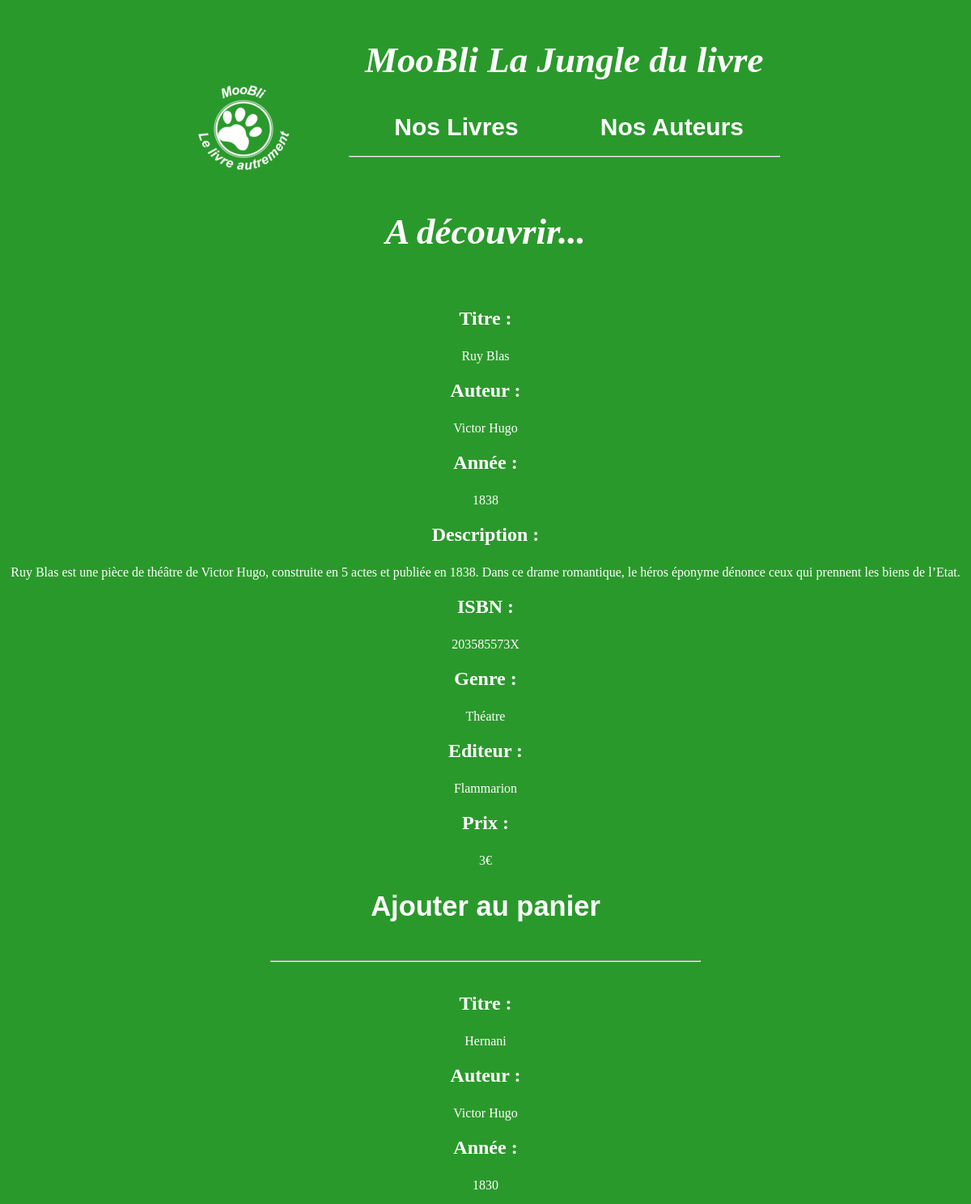
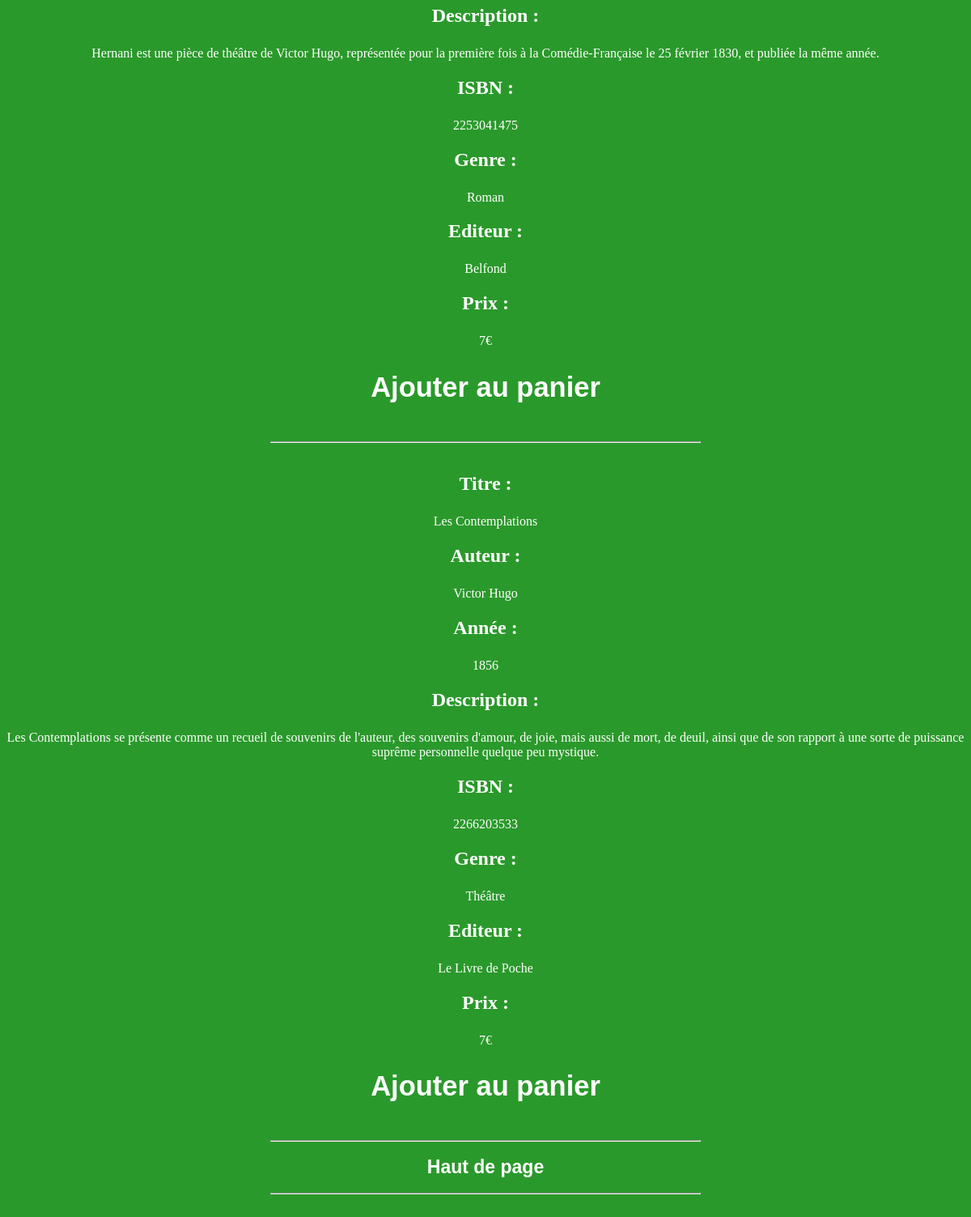
The app's page /detail_livreauteur.php?auteur=Victor Hugo with its own data (2 pictures, top to bottom).
### tables this page shows
CREATE TABLE `Livre` (
  `isbn` varchar(15) NOT NULL,
  `titre` varchar(500) NOT NULL,
  `annee` int(11) DEFAULT NULL,
  `nbpages` int(11) DEFAULT NULL,
  `prix` int(11) NOT NULL,
  `date_parution` date NOT NULL,
  `description` varchar(255) NOT NULL,
  `editeur` varchar(255) NOT NULL,
  `genre` varchar(45) NOT NULL,
  `langue` varchar(45) NOT NULL,
  `auteur` varchar(255) NOT NULL
);

### detail_livreauteur.php (the view, shortened to what this page needs)
<html>
<head>
	<link rel="stylesheet" href="css/css-page.css">
	<?php include ("menu.php") ?>
</head>
<body>
    <center>
	<h1>A découvrir...</h1>
	<br>
</center><center>
              <?php
try{
	$bdd = new PDO('mysql:host=localhost;dbname=kxmo5226_moobli;charset=utf8', 'kxmo5226_maxime', 'Administrateur@7477');
}catch(Exception $e){
        die('Erreur : '.$e->getMessage());
}
$auteur=$_GET["auteur"];
$reponse = $bdd->query('SELECT isbn, titre, auteur, annee, genre, description, prix, editeur FROM Livre where auteur ="'.$auteur.'"');
while ($donnees = $reponse->fetch())
{
echo '<p><h2><center>Titre :</p></h2><center><p style ="color:white">'.$donnees['titre'].'</center><p>';
    echo '<p><h2><center>Auteur :</p></h2><center><p style ="color:white">'.$donnees['auteur'].'</center><p>';
		echo '<p><h2><center>Année :</p></h2><center><p style ="color:white">'.$donnees['annee'].'</center><p>';
	    	echo '<p><h2><center>Description :</p></h2><center><p style ="color:white">'.$donnees['description'].'</center><p>';
		    	echo '<p><h2><center>ISBN :</p></h2><center><p style ="color:white">'.$donnees['isbn'].'</center><p>';
			    	echo '<p><h2><center>Genre :</p></h2><center><p style ="color:white">'.$donnees['genre'].'</center><p>';
			    	    echo '<p><h2><center>Editeur :</p></h2><center><p style ="color:white">'.$donnees['editeur'].'</center><p>';
	                  echo '<p><h2><center>Prix :</p></h2><center><p style ="color:white">'.$donnees['prix'].'€ </center><p>';
	                       echo '<center><a href="panier.php?action=ajout&amp;l='.$donnees['isbn'].'&amp;q=1&amp;p='.$donnees['prix'].'&amp;t='.$donnees['titre'].'&amp;client='.$_GET['client'] .'"><h2 style ="color:white">Ajouter au panier</h2></center></a>';
	                             echo'<div class="bouton-aligne"><HR></div><br>';
}
?>
        <a style ="color:white" href="#">Haut de page</a>
        <br>
<div class="bouton-aligne"><HR></div>
<br></center>
<br>
</body>
</html>

### css/css-page.css (style rules this page uses)
h1 { color: white; font-size: 45px; font-style: oblique; font-weight: 800; }
body { background-color: #2A992B; }
div.bouton-aligne { display:inline-block; width: 45%; margin: 10px 2.5% 10px 2.5%; }
a { font:bold 23px Arial; }
h2 { color: white; }

### css/style-menu.css (style rules this page uses)
a:link { text-decoration:none }
body { background-color: #2A992B; }
div.bouton-aligne { display:inline-block; width:45%; margin:10px 2.5% 10px 2.5%; text-align:center; }
h1 { color: white; font-size: 20spx; font-style: oblique; font-weight: 800; }

### records on screen
livre: titre "Ruy Blas", auteur "Victor Hugo", annee "1838", description "Ruy Blas est une pièce de théâtre de Victor Hugo, construite en 5 actes et publiée en 1838. Dans ce drame romantique, le héros éponyme dénonce ceux qui prennent les biens de l’Etat.", isbn "203585573X", genre "Théatre", editeur "Flammarion", prix "3"
livre: titre "Hernani", auteur "Victor Hugo", annee "1830", description "Hernani est une pièce de théâtre de Victor Hugo, représentée pour la première fois à la Comédie-Française le 25 février 1830, et publiée la même année.", isbn "2253041475", genre "Roman", editeur "Belfond", prix "7"
livre: titre "Les Contemplations", auteur "Victor Hugo", annee "1856", description "Les Contemplations se présente comme un recueil de souvenirs de l'auteur, des souvenirs d'amour, de joie, mais aussi de mort, de deuil, ainsi que de son rapport à une sorte de puissance suprême personnelle quelque peu mystique.", isbn "2266203533", genre "Théâtre", editeur "Le Livre de Poche", prix "7"
